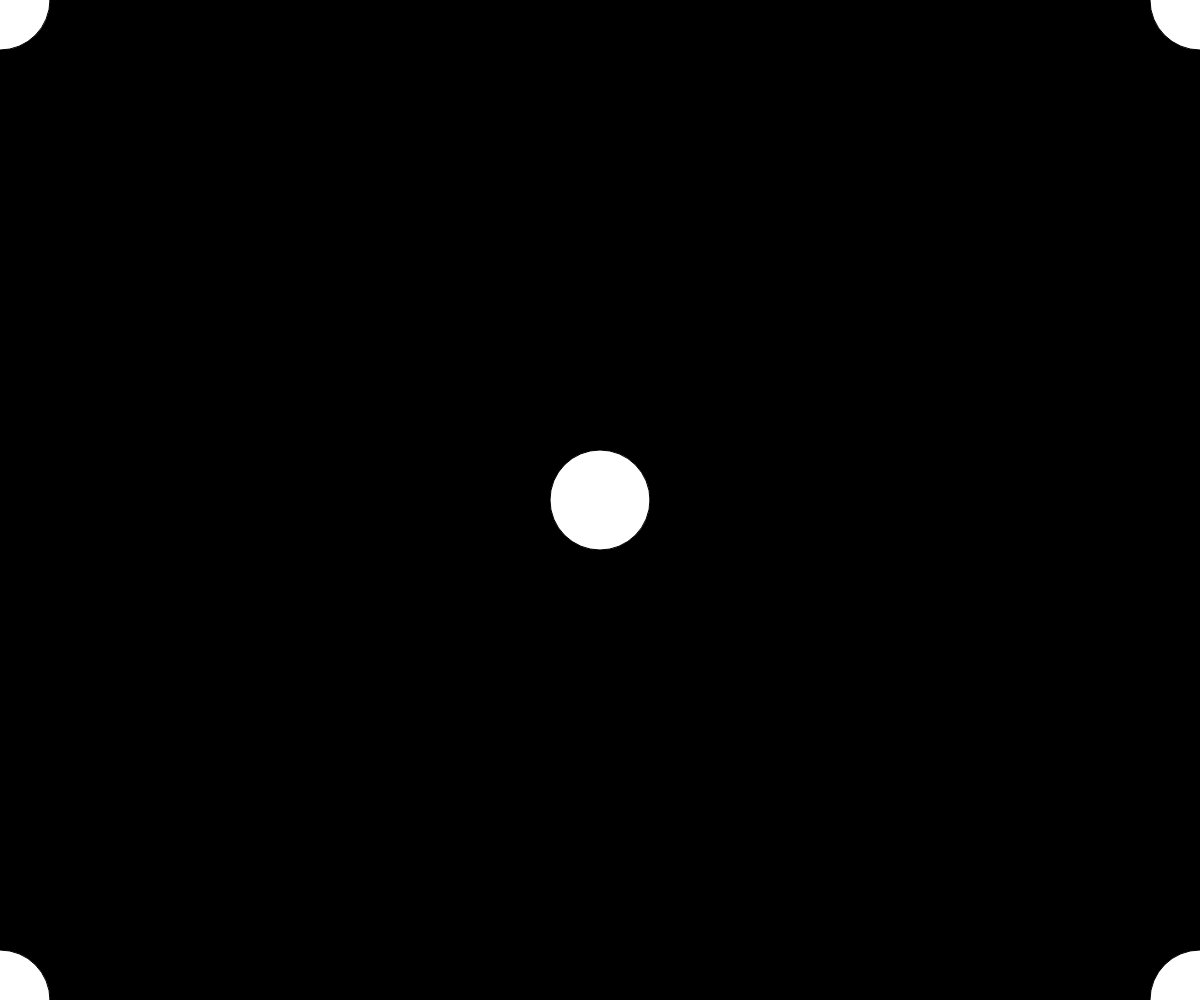
Frame 1 (no input)
Frame 60 (no input): identical to frame 1, image omitted
Frame 120 (the mouse pressed at the canvas centre since frame 60): identical to frame 1, image omitted

The p5.js sketch that drew this single still picture (run headless with seeded random() and noise() and a simulated clock; from frame 60 on, the mouse is pressed at the canvas centre):

// p5.js sketch
// ── sketch.js
// Project Title
// Your Name
// Date
//
// Extra for Experts:
// - describe what you did to take this project "above and beyond"


function setup() {
  createCanvas(windowWidth, windowHeight);
}

function draw() {
  background(0);

  circle(0,0, 100);
  circle(width,0, 100);
  circle(0,height, 100);
  circle(width,height, 100);
  circle(width/2, height/2, 100)
}
